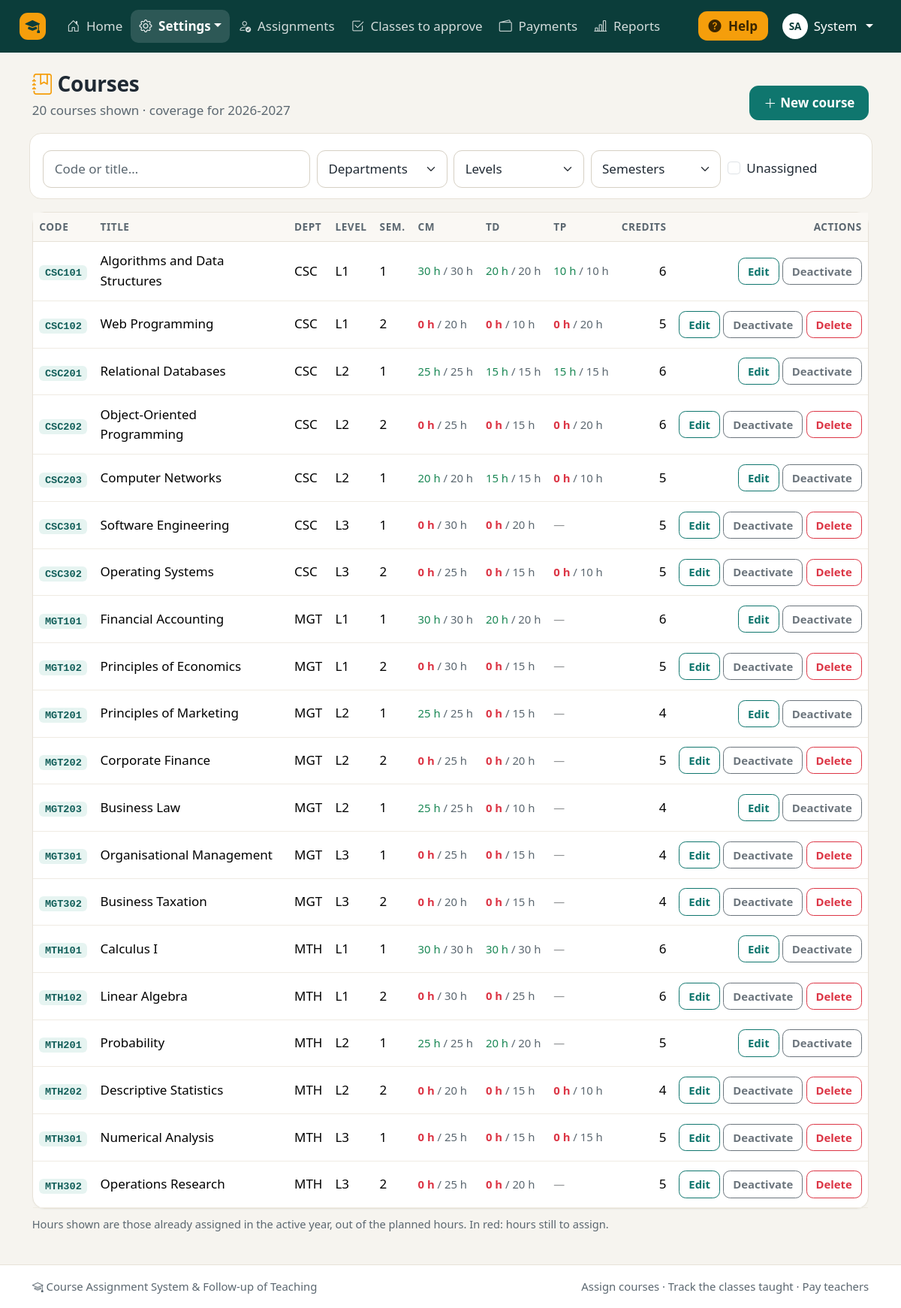
The page /admin/courses.php (signed in) on the database its author committed.
### tables this page shows
CREATE TABLE users (
    id             INT AUTO_INCREMENT PRIMARY KEY,
    last_name      VARCHAR(80)  NOT NULL,
    first_name     VARCHAR(80)  NOT NULL,
    email          VARCHAR(150) NOT NULL UNIQUE,
    password_hash  VARCHAR(255) NOT NULL,
    role           ENUM('admin','head','teacher','accountant') NOT NULL DEFAULT 'teacher',
    department_id  INT NULL,
    academic_rank  VARCHAR(50) NULL,
    max_load       INT NOT NULL DEFAULT 0,
    phone          VARCHAR(30) NULL,
    is_active      TINYINT(1) NOT NULL DEFAULT 1,
    created_at     DATETIME NOT NULL DEFAULT CURRENT_TIMESTAMP,
    CONSTRAINT fk_user_department FOREIGN KEY (department_id) REFERENCES departments(id) ON DELETE SET NULL
);

CREATE TABLE academic_years (
    id          INT AUTO_INCREMENT PRIMARY KEY,
    label       VARCHAR(9) NOT NULL UNIQUE,
    start_date  DATE NOT NULL,
    end_date    DATE NOT NULL,
    is_active   TINYINT(1) NOT NULL DEFAULT 0
);

CREATE TABLE courses (
    id             INT AUTO_INCREMENT PRIMARY KEY,
    code           VARCHAR(20)  NOT NULL UNIQUE,
    title          VARCHAR(150) NOT NULL,
    department_id  INT NOT NULL,
    level          VARCHAR(5)   NOT NULL,
    semester       TINYINT      NOT NULL,
    cm_hours       INT NOT NULL DEFAULT 0,
    td_hours       INT NOT NULL DEFAULT 0,
    tp_hours       INT NOT NULL DEFAULT 0,
    credits        INT NOT NULL DEFAULT 0,
    is_active      TINYINT(1) NOT NULL DEFAULT 1,
    CONSTRAINT fk_course_department FOREIGN KEY (department_id) REFERENCES departments(id)
);

CREATE TABLE departments (
    id       INT AUTO_INCREMENT PRIMARY KEY,
    name     VARCHAR(100) NOT NULL,
    code     VARCHAR(10)  NOT NULL UNIQUE,
    head_id  INT NULL
);

### includes/auth.php (called while the page is built, shortened)
<?php
require_once __DIR__ . '/functions.php';
function require_login(): array
{
    $user = current_user();
    return $user;
}
function require_role(array $roles): array
{
    $user = require_login();
    return $user;
}
function require_active_year(): array
{
    $year = active_year();
    return $year;
}

### admin/courses.php (the view, shortened to what this page needs)
<?php
require_once __DIR__ . '/../includes/auth.php';
$user = require_role(['admin', 'head']);
$year = require_active_year();
$isAdmin = $user['role'] === 'admin';
$departmentFilter = $isAdmin ? null : (int) $user['department_id'];
$courses = courses_coverage((int) $year['id'], $departmentFilter, false);
$onlyIncomplete = get('incomplete') === '1';
require __DIR__ . '/../includes/header.php';
?>
<div class="page-header">
    <div>
        <h1><?= icon('journal-bookmark', 'greeting-icon') ?>Courses<?= $isAdmin ? '' : ' of the department ' . e($user['department_code']) ?></h1>
        <p class="lead-text"><span data-count-for="#coursesTable"><?= count($courses) ?></span> courses shown · coverage for <?= e($year['label']) ?></p>
    </div>
    <?php if ($isAdmin): ?>
        <a href="<?= e(url('admin/course_form.php')) ?>" class="btn btn-primary"><?= icon('plus-lg') ?>New course</a>
    <?php endif; ?>
</div>
<div class="filters row g-2">
    <div class="col-md-4">
        <input type="search" class="form-control" placeholder="Code or title…" aria-label="Search for a course"
               data-filter-for="#coursesTable" data-field="text">
    </div>
    <?php if ($isAdmin): ?>
    <div class="col-6 col-md-2">
        <select class="form-select" data-filter-for="#coursesTable" data-field="dept" aria-label="Department">
            <option value="">Departments</option>
        </select>
    </div>
    <?php endif; ?>
    <div class="col-6 col-md-2">
        <select class="form-select" data-filter-for="#coursesTable" data-field="level" aria-label="Level">
            <option value="">Levels</option>
        </select>
    </div>
    <div class="col-6 col-md-2">
        <select class="form-select" data-filter-for="#coursesTable" data-field="semester" aria-label="Semester">
            <option value="">Semesters</option>
        </select>
    </div>
    <div class="col-6 col-md-2 d-flex align-items-center">
        <div class="form-check">
            <input class="form-check-input" type="checkbox" id="onlyIncomplete" data-filter-for="#coursesTable"
                   data-field="incomplete"<?= checked($onlyIncomplete) ?>>
            <label class="form-check-label" for="onlyIncomplete">Unassigned</label>
        </div>
    </div>
</div>
<div class="card">
    <div class="table-responsive">
        <table class="table table-hover table-card" id="coursesTable">
            <thead>
            <tr>
                <th>Code</th>
                <th>Title</th>
                <th>Dept</th>
                <th>Level</th>
                <th>Sem.</th>
                <th>CM</th>
                <th>TD</th>
                <th>TP</th>
                <th class="num">Credits</th>
                <?php if ($isAdmin): ?><th class="text-end">Actions</th><?php endif; ?>
            </tr>
            </thead>
            <tbody>
            <?php foreach ($courses as $c): ?>
                <tr data-row data-dept="<?= e($c['department_code']) ?>" data-level="<?= e($c['level']) ?>"
                    data-semester="<?= (int) $c['semester'] ?>" data-incomplete="<?= !$c['complete'] && (int) $c['is_active'] ? '1' : '0' ?>"
                    class="<?= (int) $c['is_active'] ? '' : 'table-secondary' ?>">
                    <td><span class="code-badge"><?= e($c['code']) ?></span></td>
                    <td>
                        <?= e($c['title']) ?>
                    </td>
                    <td><?= e($c['department_code']) ?></td>
                    <td><?= e($c['level']) ?></td>
                    <td><?= (int) $c['semester'] ?></td>
                    <?php foreach (array_keys(TYPES) as $type):
                        $planned = course_type_hours($c, $type);
                        $assigned = (float) $c['assigned_' . strtolower($type)]; ?>
                        <td class="text-nowrap small">
                            <?php if ($planned <= 0): ?>
                                <span class="text-body-tertiary">—</span>
                            <?php else: ?>
                                <span class="<?= $assigned >= $planned ? 'text-success' : 'text-danger fw-semibold' ?>"><?= hours($assigned) ?></span>
                                <span class="text-body-secondary">/ <?= hours($planned) ?></span>
                            <?php endif; ?>
                        </td>
                    <?php endforeach; ?>
                    <td class="num"><?= (int) $c['credits'] ?></td>
                    <?php if ($isAdmin): ?>
                    <td class="text-end text-nowrap">
                        <a href="<?= e(url('admin/course_form.php?id=' . $c['id'])) ?>" class="btn btn-sm btn-outline-primary">Edit</a>
                        <form method="post" class="d-inline">
                            <button class="btn btn-sm btn-outline-secondary"><?= (int) $c['is_active'] ? 'Deactivate' : 'Activate' ?></button>
                        </form>
                        <?php if ((int) $c['assignment_count'] === 0): ?>
                        <form method="post" class="d-inline" data-confirm="Permanently delete <?= e($c['code']) ?>?">
                            <button class="btn btn-sm btn-outline-danger">Delete</button>
                        </form>
                        <?php endif; ?>
                    </td>
                    <?php endif; ?>
                </tr>
            <?php endforeach; ?>
            </tbody>
        </table>
    </div>
</div>
<p class="form-hint mt-2">Hours shown are those already assigned in the active year, out of the planned hours. In red: hours still to assign.</p>
<?php require __DIR__ . '/../includes/footer.php'; ?>

### includes/header.php (shortened to what this page needs)
<?php
$user = current_user();
$year = active_year();
$body_class = $body_class ?? '';
$scriptPath = ltrim(substr($_SERVER['SCRIPT_NAME'] ?? '', strlen(rtrim(BASE_URL, '/'))), '/');
$nav_active = $nav_active ?? $scriptPath;
$teachingMenu = ['My teaching', [
    ['My courses and workload', 'teacher/dashboard.php', 'journal-text'],
    ['My classes', 'teacher/sessions.php', 'clock-history'],
    ['My money', 'teacher/payments.php', 'wallet2'],
], 'person-workspace'];
$menus = [
    'admin' => [
        ['Home', 'admin/dashboard.php', 'house-door'],
        ['Settings', [
            ['Users', 'admin/users.php', 'people'],
            ['Departments', 'admin/departments.php', 'building'],
            ['Courses', 'admin/courses.php', 'journal-bookmark'],
            ['Academic years', 'admin/years.php', 'calendar3'],
            ['Hourly rates', 'admin/rates.php', 'cash-coin'],
        ], 'gear'],
        ['Assignments', 'admin/assignments.php', 'person-check'],
        ['Classes to approve', 'head/sessions_validation.php', 'check2-square'],
        ['Payments', 'accountant/payments.php', 'wallet2'],
        ['Reports', 'admin/reports.php', 'bar-chart-line'],
    ],
    'head' => [
        ['Home', 'head/dashboard.php', 'house-door'],
        ['Assignments', 'head/assignments.php', 'person-check'],
        ['Courses', 'admin/courses.php', 'journal-bookmark'],
        ['Classes to approve', 'head/sessions_validation.php', 'check2-square'],
        ['Reports', 'admin/reports.php', 'bar-chart-line'],
        $teachingMenu,
    ],
    'teacher' => [
        ['Home', 'teacher/dashboard.php', 'house-door'],
        ['My classes', 'teacher/sessions.php', 'clock-history'],
        ['My money', 'teacher/payments.php', 'wallet2'],
    ],
    'accountant' => [
        ['Home', 'accountant/dashboard.php', 'house-door'],
        ['Payments', 'accountant/payments.php', 'wallet2'],
        ['New payment', 'accountant/payment_form.php', 'plus-circle'],
        ['Payment statements', 'accountant/statements.php', 'printer'],
    ],
];
$menu = $user ? ($menus[$user['role']] ?? []) : [];
?>
<!doctype html>
<html lang="en">
<head>
    <link rel="stylesheet" href="<?= e(url('assets/vendor/bootstrap/css/bootstrap.min.css')) ?>">
    <link rel="stylesheet" href="<?= e(url('assets/vendor/bootstrap-icons/bootstrap-icons.min.css')) ?>">
    <link rel="stylesheet" href="<?= e(url('assets/css/style.css')) ?>">
    <link rel="stylesheet" href="<?= e(url('assets/css/print.css')) ?>" media="print">
</head>
<body class="<?= e($body_class) ?>">
<?php if ($user): ?>
<nav class="navbar navbar-expand-xl navbar-dark app-navbar no-print">
    <div class="container-fluid px-lg-4">
        <a class="navbar-brand" href="<?= e(url(dashboard_path($user['role']))) ?>">
            <span class="brand-mark"><?= icon('mortarboard-fill') ?></span>
        </a>
        <div class="collapse navbar-collapse" id="mainNav">
            <ul class="navbar-nav me-auto mb-2 mb-xl-0">
                <?php foreach ($menu as [$label, $target, $iconName]): ?>
                    <?php if (is_array($target)):
                        $isActive = in_array($nav_active, array_column($target, 1), true); ?>
                        <li class="nav-item dropdown">
                            <a class="nav-link dropdown-toggle<?= $isActive ? ' active' : '' ?>" href="#" role="button"
                               data-bs-toggle="dropdown" aria-expanded="false"><?= icon($iconName) ?> <?= e($label) ?></a>
                        </li>
                    <?php else: ?>
                        <li class="nav-item">
                            <a class="nav-link<?= $nav_active === $target ? ' active' : '' ?>"
                               <?= $nav_active === $target ? 'aria-current="page"' : '' ?>
                               href="<?= e(url($target)) ?>"><?= icon($iconName) ?> <?= e($label) ?></a>
                        </li>
                    <?php endif; ?>
                <?php endforeach; ?>
            </ul>
            <div class="d-flex flex-wrap align-items-center gap-2">
                <button type="button" class="btn btn-help" data-bs-toggle="offcanvas" data-bs-target="#helpPanel" aria-controls="helpPanel">
                    <?= icon('question-circle-fill') ?> Help
                </button>
                <div class="dropdown">
                    <a class="nav-link dropdown-toggle text-white user-chip" href="#" role="button" data-bs-toggle="dropdown" aria-expanded="false">
                        <span class="avatar"><?= e(mb_strtoupper(mb_substr($user['first_name'], 0, 1) . mb_substr($user['last_name'], 0, 1))) ?></span>
                        <span><?= e($user['first_name']) ?></span>
                    </a>
                </div>
            </div>
        </div>
    </div>
</nav>
<?php endif; ?>
<main class="<?= $user ? 'container-xl py-4' : 'guest-main' ?>">

### rows shown on the page
users: first_name+last_name "SA", first_name "System"
academic_years: label "2026-2027"
courses: code "CSC101", title "Algorithms and Data Structures", department.code "CSC", level "L1", semester "1", assigned "30 h", cm_hours "30 h", assigned "20 h", td_hours "20 h", assigned "10 h", tp_hours "10 h", credits "6", is_active "Deactivate"
courses: code "CSC102", title "Web Programming", department.code "CSC", level "L1", semester "2", assigned "0 h", cm_hours "20 h", td_hours "10 h", tp_hours "20 h", credits "5", is_active "Deactivate"
courses: code "CSC201", title "Relational Databases", department.code "CSC", level "L2", semester "1", assigned "25 h", cm_hours "25 h", assigned "15 h", td_hours "15 h", tp_hours "15 h", credits "6", is_active "Deactivate"
courses: code "CSC202", title "Object-Oriented Programming", department.code "CSC", level "L2", semester "2", assigned "0 h", cm_hours "25 h", td_hours "15 h", tp_hours "20 h", credits "6", is_active "Deactivate"
courses: code "CSC203", title "Computer Networks", department.code "CSC", level "L2", semester "1", assigned "20 h", cm_hours "20 h", assigned "15 h", td_hours "15 h", assigned "0 h", tp_hours "10 h", credits "5", is_active "Deactivate"
courses: code "CSC301", title "Software Engineering", department.code "CSC", level "L3", semester "1", assigned "0 h", cm_hours "30 h", td_hours "20 h", credits "5", is_active "Deactivate"
courses: code "CSC302", title "Operating Systems", department.code "CSC", level "L3", semester "2", assigned "0 h", cm_hours "25 h", td_hours "15 h", tp_hours "10 h", credits "5", is_active "Deactivate"
courses: code "MGT101", title "Financial Accounting", department.code "MGT", level "L1", semester "1", assigned "30 h", cm_hours "30 h", assigned "20 h", td_hours "20 h", credits "6", is_active "Deactivate"
courses: code "MGT102", title "Principles of Economics", department.code "MGT", level "L1", semester "2", assigned "0 h", cm_hours "30 h", td_hours "15 h", credits "5", is_active "Deactivate"
courses: code "MGT201", title "Principles of Marketing", department.code "MGT", level "L2", semester "1", assigned "25 h", cm_hours "25 h", assigned "0 h", td_hours "15 h", credits "4", is_active "Deactivate"
courses: code "MGT202", title "Corporate Finance", department.code "MGT", level "L2", semester "2", assigned "0 h", cm_hours "25 h", td_hours "20 h", credits "5", is_active "Deactivate"
courses: code "MGT203", title "Business Law", department.code "MGT", level "L2", semester "1", assigned "25 h", cm_hours "25 h", assigned "0 h", td_hours "10 h", credits "4", is_active "Deactivate"
courses: code "MGT301", title "Organisational Management", department.code "MGT", level "L3", semester "1", assigned "0 h", cm_hours "25 h", td_hours "15 h", credits "4", is_active "Deactivate"
courses: code "MGT302", title "Business Taxation", department.code "MGT", level "L3", semester "2", assigned "0 h", cm_hours "20 h", td_hours "15 h", credits "4", is_active "Deactivate"
courses: code "MTH101", title "Calculus I", department.code "MTH", level "L1", semester "1", assigned "30 h", cm_hours "30 h", td_hours "30 h", credits "6", is_active "Deactivate"
courses: code "MTH102", title "Linear Algebra", department.code "MTH", level "L1", semester "2", assigned "0 h", cm_hours "30 h", td_hours "25 h", credits "6", is_active "Deactivate"
courses: code "MTH201", title "Probability", department.code "MTH", level "L2", semester "1", assigned "25 h", cm_hours "25 h", assigned "20 h", td_hours "20 h", credits "5", is_active "Deactivate"
courses: code "MTH202", title "Descriptive Statistics", department.code "MTH", level "L2", semester "2", assigned "0 h", cm_hours "20 h", td_hours "15 h", tp_hours "10 h", credits "4", is_active "Deactivate"
courses: code "MTH301", title "Numerical Analysis", department.code "MTH", level "L3", semester "1", assigned "0 h", cm_hours "25 h", td_hours "15 h", tp_hours "15 h", credits "5", is_active "Deactivate"
courses: code "MTH302", title "Operations Research", department.code "MTH", level "L3", semester "2", assigned "0 h", cm_hours "25 h", td_hours "20 h", credits "5", is_active "Deactivate"

### other values the page prints
$label "Home"
$label "Settings"
$label "Assignments"
$label "Classes to approve"
$label "Payments"
$label "Reports"
count($courses) "20"
APP_NAME "Course Assignment System & Follow-up of Teaching"
